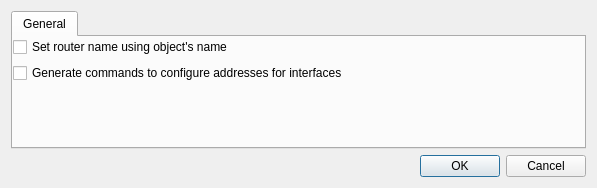
<?xml version="1.0" encoding="UTF-8"?>
<ui version="4.0">
 <class>junosAdvancedDialog_q</class>
 <widget class="QDialog" name="junosAdvancedDialog_q">
  <property name="windowModality">
   <enum>Qt::WindowModal</enum>
  </property>
  <property name="enabled">
   <bool>true</bool>
  </property>
  <property name="geometry">
   <rect>
    <x>0</x>
    <y>0</y>
    <width>597</width>
    <height>188</height>
   </rect>
  </property>
  <property name="windowTitle">
   <string>JUNOS Advanced Configuration Options</string>
  </property>
  <layout class="QGridLayout">
   <item row="1" column="0">
    <layout class="QHBoxLayout">
     <item>
      <spacer>
       <property name="orientation">
        <enum>Qt::Horizontal</enum>
       </property>
       <property name="sizeHint" stdset="0">
        <size>
         <width>151</width>
         <height>20</height>
        </size>
       </property>
      </spacer>
     </item>
     <item>
      <widget class="QPushButton" name="ok_button">
       <property name="text">
        <string>OK</string>
       </property>
      </widget>
     </item>
     <item>
      <widget class="QPushButton" name="cancel_button">
       <property name="text">
        <string>Cancel</string>
       </property>
      </widget>
     </item>
    </layout>
   </item>
   <item row="0" column="0">
    <widget class="QTabWidget" name="tabWidget">
     <widget class="QWidget" name="TabPage">
      <attribute name="title">
       <string>General</string>
      </attribute>
      <layout class="QGridLayout">
       <property name="margin">
        <number>0</number>
       </property>
       <item row="0" column="0">
        <widget class="QCheckBox" name="junos_set_host_name">
         <property name="text">
          <string>Set router name using object's name</string>
         </property>
        </widget>
       </item>
       <item row="1" column="0">
        <widget class="QCheckBox" name="junos_ip_address">
         <property name="text">
          <string>Generate commands to configure addresses for interfaces</string>
         </property>
        </widget>
       </item>
       <item row="2" column="0">
        <spacer>
         <property name="orientation">
          <enum>Qt::Vertical</enum>
         </property>
         <property name="sizeType">
          <enum>QSizePolicy::Expanding</enum>
         </property>
         <property name="sizeHint" stdset="0">
          <size>
           <width>20</width>
           <height>40</height>
          </size>
         </property>
        </spacer>
       </item>
      </layout>
     </widget>
    </widget>
   </item>
  </layout>
 </widget>
 <layoutdefault spacing="6" margin="11"/>
 <tabstops>
  <tabstop>junos_set_host_name</tabstop>
  <tabstop>tabWidget</tabstop>
  <tabstop>junos_ip_address</tabstop>
  <tabstop>ok_button</tabstop>
  <tabstop>cancel_button</tabstop>
 </tabstops>
 <resources/>
 <connections>
  <connection>
   <sender>ok_button</sender>
   <signal>clicked()</signal>
   <receiver>junosAdvancedDialog_q</receiver>
   <slot>accept()</slot>
   <hints>
    <hint type="sourcelabel">
     <x>20</x>
     <y>20</y>
    </hint>
    <hint type="destinationlabel">
     <x>20</x>
     <y>20</y>
    </hint>
   </hints>
  </connection>
  <connection>
   <sender>cancel_button</sender>
   <signal>clicked()</signal>
   <receiver>junosAdvancedDialog_q</receiver>
   <slot>reject()</slot>
   <hints>
    <hint type="sourcelabel">
     <x>20</x>
     <y>20</y>
    </hint>
    <hint type="destinationlabel">
     <x>20</x>
     <y>20</y>
    </hint>
   </hints>
  </connection>
 </connections>
</ui>
